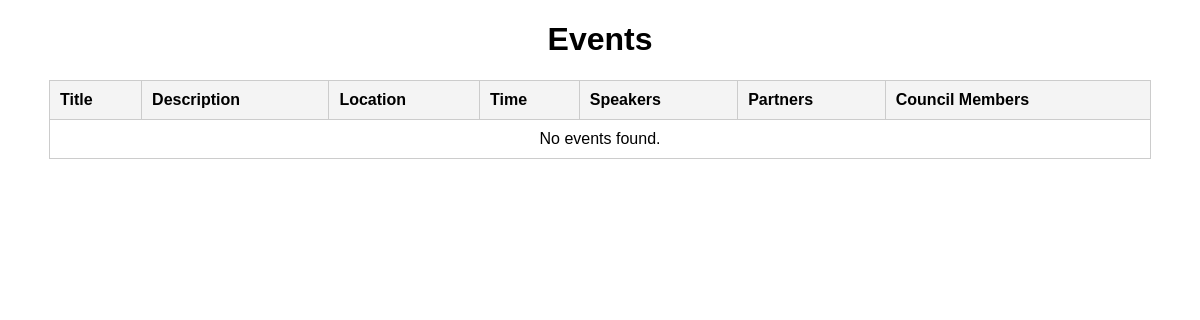
/events/, run on an earlier commit of the app's database.
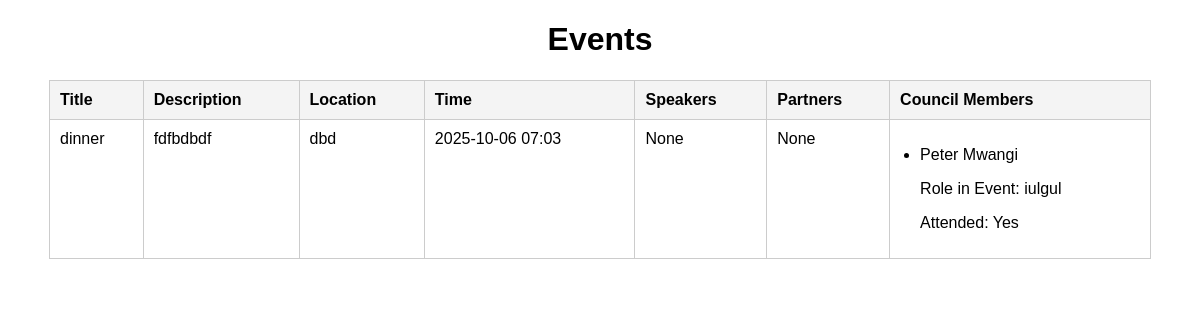
And on a later commit of the database.
### Events/models.py (models this page shows, shortened)
class Event(models.Model):
    EVENT_STATUS_CHOICES = [
        ("upcoming", "Upcoming"),
        ("ongoing", "Ongoing"),
        ("completed", "Completed"),
        ("cancelled", "Cancelled"),
    ]
    title = models.CharField(max_length=200, help_text="Event title")
    description = models.TextField(help_text="Detailed description of the event")
    location = models.CharField(max_length=200, help_text="Event location")
    time = models.DateTimeField(default=timezone.now, help_text="Start date and time of the event")
    end_time = models.DateTimeField(null=True, blank=True, help_text="End date and time of the event")
    speakers = models.JSONField(default=list, blank=True, help_text="List of speakers")
    partners = models.JSONField(default=list, blank=True, help_text="List of partner organizations")
    capacity = models.PositiveIntegerField(null=True, blank=True, help_text="Maximum number of participants")
    status = models.CharField(
        max_length=20,
        choices=EVENT_STATUS_CHOICES,
        default="upcoming",
        help_text="Current status of the event"
    )
    registration_required = models.BooleanField(default=True, help_text="Is registration required to attend?")
    registration_link = models.URLField(null=True, blank=True, help_text="Optional link for registration")
    council_members = models.ManyToManyField(
        "CouncilMembers.Council",
        through="CouncilEventParticipation",
        related_name="events"
    )
    created_at = models.DateTimeField(auto_now_add=True)
    updated_at = models.DateTimeField(auto_now=True)
    class Meta:
        ordering = ["-time"]
        verbose_name = "Event"
        verbose_name_plural = "Events"

class CouncilEventParticipation(models.Model):
    event = models.ForeignKey(
        Event,
        on_delete=models.CASCADE,
        related_name="council_participations"
    )
    council_member = models.ForeignKey(
        "CouncilMembers.Council",
        on_delete=models.CASCADE,
        related_name="event_participations"
    )
    role_in_event = models.CharField(
        max_length=200,
        help_text="Role assigned to this council member in the event"
    )
    attended = models.BooleanField(
        default=False,
        help_text="Did the council member attend this event?"
    )
    class Meta:
        unique_together = ("event", "council_member")
        verbose_name = "Council Event Participation"
        verbose_name_plural = "Council Event Participations"

### CouncilMembers/models.py (models this page shows, shortened)
class Council(models.Model):
    student = models.ForeignKey(
        "Student.Student",
        on_delete=models.CASCADE,
        related_name="council_positions"
    )
    role_position = models.CharField(
        max_length=200,
        help_text="The role or position of the student in the council"
    )
    committee = models.CharField(
        max_length=200,
        help_text="The committee the student belongs to"
    )
    start_date = models.DateField(
        default=timezone.now,
        help_text="The date the student started this council role"
    )
    end_date = models.DateField(
        null=True,
        blank=True,
        help_text="The date the student ended this council role (if applicable)"
    )
    created_at = models.DateTimeField(auto_now_add=True)
    updated_at = models.DateTimeField(auto_now=True)
    class Meta:
        verbose_name = "Council Member"
        verbose_name_plural = "Council Members"
        ordering = ["committee", "role_position", "student"]

### Student/models.py (models this page shows, shortened)
class Student(models.Model):
    admissions = models.ForeignKey(
        "Admissions.Admission",
        on_delete=models.CASCADE,
        related_name="student_profile"
    )
    created_at = models.DateTimeField(auto_now_add=True)
    updated_at = models.DateTimeField(auto_now=True)
    def __str__(self):
        return f"{self.admissions.first_name} {self.admissions.last_name}"

### Admissions/models.py (models this page shows, shortened)
class Admission(models.Model):
    first_name = models.CharField(max_length=200)
    middle_name = models.CharField(max_length=200, blank=True, null=True)
    last_name = models.CharField(max_length=200)
    email = models.EmailField(unique=True)
    phone_number = models.CharField(max_length=20)
    reg_number = models.CharField(max_length=50, unique=True)
    course = models.CharField(max_length=200)
    year_of_study = models.IntegerField(blank=True, null=True)
    admission_date = models.DateField(default=timezone.now)
    gender = models.CharField(max_length=10, choices=[
        ("male", "Male"),
        ("female", "Female"),
        ("other", "Other"),
    ], blank=True, null=True)
    date_of_birth = models.DateField(blank=True, null=True)
    address = models.TextField(blank=True, null=True)
    status = models.CharField(max_length=20, choices=[
        ("pending", "Pending"),
        ("approved", "Approved"),
        ("rejected", "Rejected"),
    ], default="pending")
    comments = models.TextField(blank=True, null=True)
    created_at = models.DateTimeField(auto_now_add=True)
    updated_at = models.DateTimeField(auto_now=True)

### Events/views.py (the view)
# urls.py: path('', views.events_view, name='events'),
def events_view(request):
    events = Event.objects.prefetch_related(
        'council_participations__council_member__student'
    ).all()
    return render(request, "events.html", {"events": events})

### Events/templates/events.html (shortened to what this page needs)
<!DOCTYPE html>
<html lang="en">
  <head>
  </head>
  <body>
    <h1>Events</h1>
    <table>
      <thead>
        <tr>
          <th>Title</th>
          <th>Description</th>
          <th>Location</th>
          <th>Time</th>
          <th>Speakers</th>
          <th>Partners</th>
          <th>Council Members</th>
        </tr>
      </thead>
      <tbody>
        {% for event in events %}
        <tr>
          <td>{{ event.title }}</td>
          <td>{{ event.description }}</td>
          <td>{{ event.location }}</td>
          <td>{{ event.time|date:"Y-m-d H:i" }}</td>
          <td>
            {% if event.speakers %}
            <ul>
              {% for speaker in event.speakers %}
              <li>{{ speaker }}</li>
              {% endfor %}
            </ul>
            {% else %} None {% endif %}
          </td>
          <td>
            {% if event.partners %}
            <ul>
              {% for partner in event.partners %}
              <li>{{ partner }}</li>
              {% endfor %}
            </ul>
            {% else %} None {% endif %}
          </td>
          <td>
            {% if event.council_participations.exists %}
            <ul>
              {% for participation in event.council_participations.all %}
              <li>
                <p>{{ participation.council_member.student }}</p>
                <p>Role in Event: {{ participation.role_in_event }}</p>
                <p>Attended: {{ participation.attended|yesno:"Yes,No" }}</p>
              </li>
              {% endfor %}
            </ul>
            {% else %} No council members assigned {% endif %}
          </td>
        </tr>
        {% empty %}
        <tr>
          <td colspan="7" style="text-align: center">No events found.</td>
        </tr>
        {% endfor %}
      </tbody>
    </table>
  </body>
</html>

What changed in the data, as far as the page shows it:
added Event: title "dinner", description "fdfbdbdf", location "dbd", time "2025-10-06 07:03", speakers "None", partners "None"
added CouncilEventParticipation: council_member.student "Peter Mwangi", role_in_event "iulgul", attended "Yes"
Also different on the page:
text no longer shown: "No events found."
